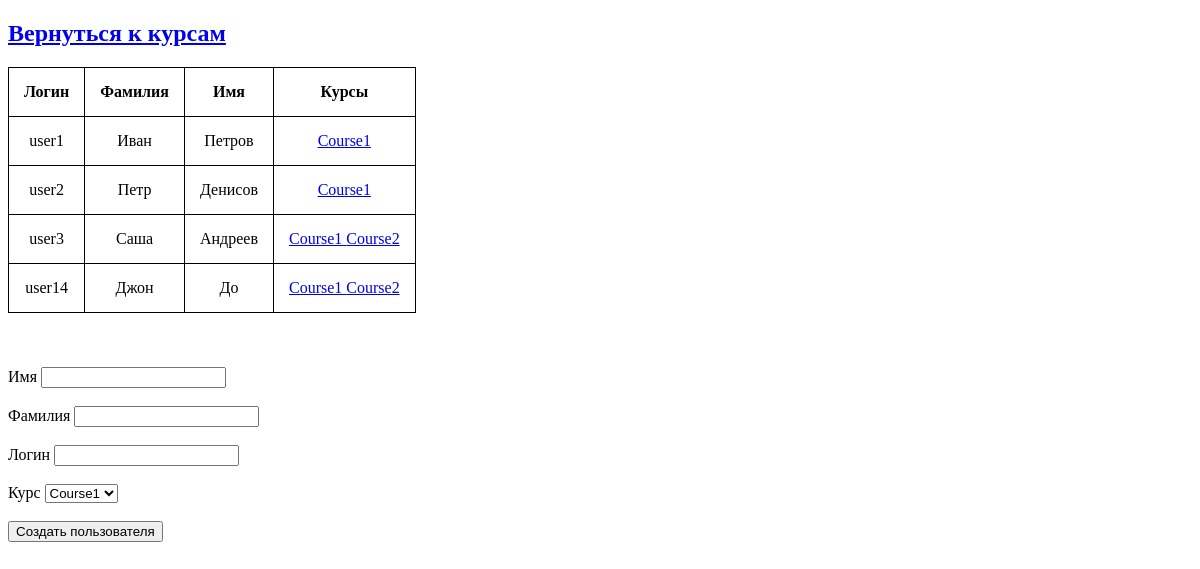
/client_list, run on an earlier commit of the app's database.
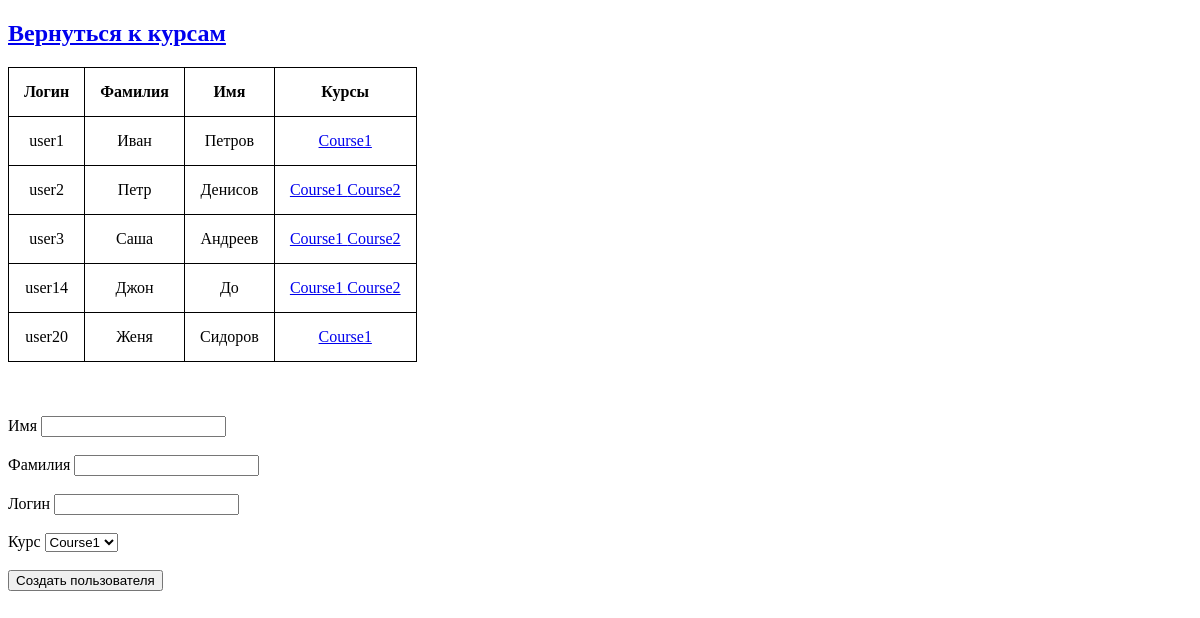
And on a later commit of the database.
### qrreader/models.py (models this page shows, shortened)
class Client(models.Model):
    user = models.OneToOneField(User, on_delete=models.CASCADE, related_name='client')
    id = models.AutoField(primary_key=True)
    courses = models.ManyToManyField(Course, blank=True)
    purse = models.IntegerField(default=0, blank=True, null=True)

class Course(models.Model):
    title = models.CharField(max_length=100, null=True, blank=True)
    id = models.AutoField(primary_key=True)
    teacher = models.ForeignKey(User, on_delete=models.SET_NULL, blank=True, null=True, related_name="course_teached")
    value = models.IntegerField(null=True, blank=True)
    def __str__(self):
        return self.title

### qrreader/views.py (the view, shortened to what this page needs)
# urls.py: path('client_list', client_list),
def client_list(request):
    clients = Client.objects.all()
    courses = Course.objects.all()
    return render(request, 'client_list.html', {'clients': clients,
                                                'courses': courses,
                                                })

### qrreader/templates/client_list.html (shortened to what this page needs)
<!DOCTYPE html>
<html lang="en">
<head>
</head>
<body>
    <main>
        <a href="/">
            <h2>
                Вернуться к курсам
            </h2>
        </a>
        <table>
            <thead>
                <tr>
                    <th>
                        Логин
                    </th>
                    <th>
                        Фамилия
                    </th>
                    <th>
                        Имя
                    </th>
                    <th>
                        Курсы
                    </th>
                </tr>
            </thead>
            <tbody>
                {% for client in clients %}
                    <tr>
                        <td>
                            {{ client.user.username }}
                        </td>
                        <td>
                            {{ client.user.first_name }}
                        </td>
                        <td>
                            {{ client.user.last_name }}
                        </td>
                        <td>
                            {% for course in client.courses.all %}
                                <a href="/{{ course.id }}">
                                    {{ course }}
                                </a>
                            {% endfor %}
                        </td>
                    </tr>
                {% endfor %}
            </tbody>
        </table><br/><br/><br/>
        <form method="post">
            <label for="first_name">Имя</label>
                <input id="first_name" name="first_name" type="text"><br/><br/>
            <label for="last_name">Фамилия</label>
                <input id="last_name" name="last_name" type="text"><br/><br/>
            <label for="username">Логин</label>
                <input id="username" name="username" type="text"><br/><br/>
            <label for="course">Курс</label>
                <select id="course" name="course">
                    {% for course in courses %}
                        <option value="{{ course.id }}">{{ course.title }}</option>
                    {% endfor %}
                </select><br/><br/>
            <button type="submit">Создать пользователя</button>
        </form>
    </main>
</body>
</html>

What changed in the data, as far as the page shows it:
changed Client "user2": gains Course (title "Course2")
added Client: user.username "user20", user.first_name "Женя", user.last_name "Сидоров", Course (title "Course1")
